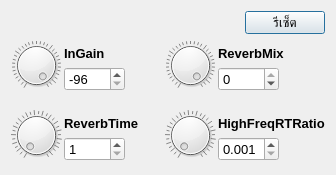
<?xml version="1.0" encoding="UTF-8"?>
<ui version="4.0">
 <class>ReverbFXDialog</class>
 <widget class="QDialog" name="ReverbFXDialog">
  <property name="geometry">
   <rect>
    <x>0</x>
    <y>0</y>
    <width>336</width>
    <height>175</height>
   </rect>
  </property>
  <property name="font">
   <font>
    <pointsize>10</pointsize>
   </font>
  </property>
  <property name="windowTitle">
   <string>Dialog</string>
  </property>
  <property name="locale">
   <locale language="English" country="UnitedStates"/>
  </property>
  <layout class="QVBoxLayout" name="verticalLayout_7">
   <item>
    <layout class="QHBoxLayout" name="horizontalLayout">
     <item>
      <spacer name="horizontalSpacer">
       <property name="orientation">
        <enum>Qt::Horizontal</enum>
       </property>
       <property name="sizeHint" stdset="0">
        <size>
         <width>40</width>
         <height>20</height>
        </size>
       </property>
      </spacer>
     </item>
     <item>
      <widget class="QPushButton" name="btnReset">
       <property name="text">
        <string>รีเซ็ต</string>
       </property>
      </widget>
     </item>
    </layout>
   </item>
   <item>
    <layout class="QHBoxLayout" name="horizontalLayout_2">
     <property name="spacing">
      <number>16</number>
     </property>
     <item>
      <layout class="QVBoxLayout" name="verticalLayout_5">
       <property name="spacing">
        <number>15</number>
       </property>
       <item>
        <layout class="QFormLayout" name="formLayout">
         <property name="horizontalSpacing">
          <number>2</number>
         </property>
         <item row="0" column="0">
          <widget class="QDial" name="dialInGain">
           <property name="minimumSize">
            <size>
             <width>51</width>
             <height>51</height>
            </size>
           </property>
           <property name="maximumSize">
            <size>
             <width>51</width>
             <height>51</height>
            </size>
           </property>
           <property name="minimum">
            <number>-96</number>
           </property>
           <property name="maximum">
            <number>0</number>
           </property>
           <property name="notchTarget">
            <double>2.700000000000000</double>
           </property>
           <property name="notchesVisible">
            <bool>true</bool>
           </property>
          </widget>
         </item>
         <item row="0" column="1">
          <layout class="QVBoxLayout" name="verticalLayout">
           <property name="spacing">
            <number>0</number>
           </property>
           <item>
            <widget class="QLabel" name="label">
             <property name="font">
              <font>
               <weight>75</weight>
               <bold>true</bold>
              </font>
             </property>
             <property name="text">
              <string>InGain</string>
             </property>
            </widget>
           </item>
           <item>
            <widget class="QSpinBox" name="spinInGain">
             <property name="minimumSize">
              <size>
               <width>61</width>
               <height>0</height>
              </size>
             </property>
             <property name="maximumSize">
              <size>
               <width>61</width>
               <height>16777215</height>
              </size>
             </property>
             <property name="minimum">
              <number>-96</number>
             </property>
             <property name="maximum">
              <number>0</number>
             </property>
             <property name="value">
              <number>-96</number>
             </property>
            </widget>
           </item>
          </layout>
         </item>
        </layout>
       </item>
       <item>
        <layout class="QFormLayout" name="formLayout_2">
         <property name="horizontalSpacing">
          <number>2</number>
         </property>
         <item row="0" column="0">
          <widget class="QDial" name="dialRvTime">
           <property name="minimumSize">
            <size>
             <width>51</width>
             <height>51</height>
            </size>
           </property>
           <property name="maximumSize">
            <size>
             <width>51</width>
             <height>51</height>
            </size>
           </property>
           <property name="minimum">
            <number>1</number>
           </property>
           <property name="maximum">
            <number>3000</number>
           </property>
           <property name="notchTarget">
            <double>34.700000000000003</double>
           </property>
           <property name="notchesVisible">
            <bool>true</bool>
           </property>
          </widget>
         </item>
         <item row="0" column="1">
          <layout class="QVBoxLayout" name="verticalLayout_2">
           <property name="spacing">
            <number>0</number>
           </property>
           <item>
            <widget class="QLabel" name="label_3">
             <property name="font">
              <font>
               <weight>75</weight>
               <bold>true</bold>
              </font>
             </property>
             <property name="text">
              <string>ReverbTime</string>
             </property>
            </widget>
           </item>
           <item>
            <widget class="QSpinBox" name="spinRvTime">
             <property name="minimumSize">
              <size>
               <width>61</width>
               <height>0</height>
              </size>
             </property>
             <property name="maximumSize">
              <size>
               <width>61</width>
               <height>16777215</height>
              </size>
             </property>
             <property name="minimum">
              <number>1</number>
             </property>
             <property name="maximum">
              <number>3000</number>
             </property>
            </widget>
           </item>
          </layout>
         </item>
        </layout>
       </item>
      </layout>
     </item>
     <item>
      <layout class="QVBoxLayout" name="verticalLayout_6">
       <property name="spacing">
        <number>15</number>
       </property>
       <item>
        <layout class="QFormLayout" name="formLayout_3">
         <property name="horizontalSpacing">
          <number>2</number>
         </property>
         <item row="0" column="0">
          <widget class="QDial" name="dialRvMix">
           <property name="minimumSize">
            <size>
             <width>51</width>
             <height>51</height>
            </size>
           </property>
           <property name="maximumSize">
            <size>
             <width>51</width>
             <height>51</height>
            </size>
           </property>
           <property name="minimum">
            <number>-96</number>
           </property>
           <property name="maximum">
            <number>0</number>
           </property>
           <property name="notchTarget">
            <double>2.700000000000000</double>
           </property>
           <property name="notchesVisible">
            <bool>true</bool>
           </property>
          </widget>
         </item>
         <item row="0" column="1">
          <layout class="QVBoxLayout" name="verticalLayout_3">
           <property name="spacing">
            <number>0</number>
           </property>
           <item>
            <widget class="QLabel" name="label_2">
             <property name="font">
              <font>
               <weight>75</weight>
               <bold>true</bold>
              </font>
             </property>
             <property name="text">
              <string>ReverbMix</string>
             </property>
            </widget>
           </item>
           <item>
            <widget class="QSpinBox" name="spinRvMix">
             <property name="minimumSize">
              <size>
               <width>61</width>
               <height>0</height>
              </size>
             </property>
             <property name="maximumSize">
              <size>
               <width>61</width>
               <height>16777215</height>
              </size>
             </property>
             <property name="minimum">
              <number>-96</number>
             </property>
             <property name="maximum">
              <number>0</number>
             </property>
            </widget>
           </item>
          </layout>
         </item>
        </layout>
       </item>
       <item>
        <layout class="QFormLayout" name="formLayout_4">
         <property name="horizontalSpacing">
          <number>2</number>
         </property>
         <item row="0" column="0">
          <widget class="QDial" name="dialHF">
           <property name="minimumSize">
            <size>
             <width>51</width>
             <height>51</height>
            </size>
           </property>
           <property name="maximumSize">
            <size>
             <width>51</width>
             <height>51</height>
            </size>
           </property>
           <property name="minimum">
            <number>1</number>
           </property>
           <property name="maximum">
            <number>999</number>
           </property>
           <property name="notchTarget">
            <double>34.700000000000003</double>
           </property>
           <property name="notchesVisible">
            <bool>true</bool>
           </property>
          </widget>
         </item>
         <item row="0" column="1">
          <layout class="QVBoxLayout" name="verticalLayout_4">
           <property name="spacing">
            <number>0</number>
           </property>
           <item>
            <widget class="QLabel" name="label_4">
             <property name="font">
              <font>
               <weight>75</weight>
               <bold>true</bold>
              </font>
             </property>
             <property name="text">
              <string>HighFreqRTRatio</string>
             </property>
            </widget>
           </item>
           <item>
            <widget class="QDoubleSpinBox" name="spinHF">
             <property name="minimumSize">
              <size>
               <width>61</width>
               <height>0</height>
              </size>
             </property>
             <property name="maximumSize">
              <size>
               <width>61</width>
               <height>16777215</height>
              </size>
             </property>
             <property name="decimals">
              <number>3</number>
             </property>
             <property name="minimum">
              <double>0.001000000000000</double>
             </property>
             <property name="maximum">
              <double>0.999000000000000</double>
             </property>
             <property name="singleStep">
              <double>0.000000000000000</double>
             </property>
            </widget>
           </item>
          </layout>
         </item>
        </layout>
       </item>
      </layout>
     </item>
    </layout>
   </item>
  </layout>
 </widget>
 <resources/>
 <connections/>
</ui>
